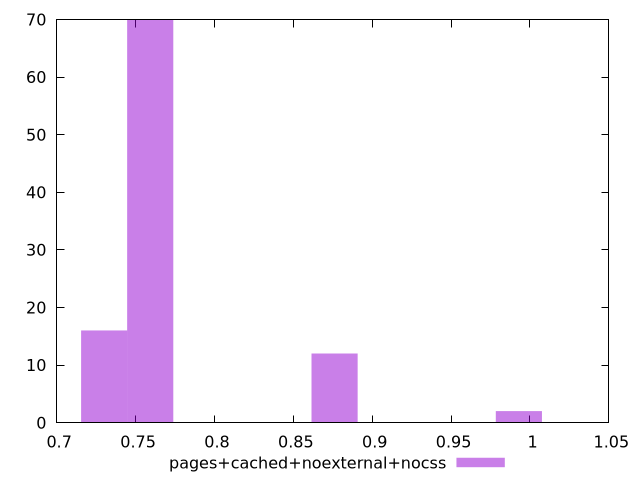

Reproduce this figure in gnuplot.
$_pagesCachedNoexternalNocss <<EOF
0.7593287551198925 70
0.7301238029998967 16
0.876148563599876 12
0.9929683720798594 2
EOF
set key outside below
set terminal pngcairo
set output "report_00005_2020-11-02T22-26-11.212Z/uses-http2/pages+cached+noexternal+nocss//hist.png"
set yrange [0:70]
set boxwidth 0.029204952119995867
set style fill transparent solid 0.5 noborder
plot $_pagesCachedNoexternalNocss title "pages+cached+noexternal+nocss" with boxes ,
